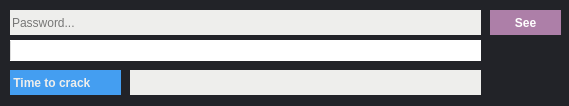
<?xml version="1.0" encoding="UTF-8"?>
<ui version="4.0">
 <class>PasswordCreator</class>
 <widget class="QWidget" name="PasswordCreator">
  <property name="geometry">
   <rect>
    <x>0</x>
    <y>0</y>
    <width>569</width>
    <height>106</height>
   </rect>
  </property>
  <property name="windowTitle">
   <string>Form</string>
  </property>
  <property name="styleSheet">
   <string notr="true">background-color: rgb(34, 35, 40);</string>
  </property>
  <widget class="QLineEdit" name="password">
   <property name="geometry">
    <rect>
     <x>10</x>
     <y>10</y>
     <width>471</width>
     <height>25</height>
    </rect>
   </property>
   <property name="styleSheet">
    <string notr="true">background-color: rgb(238, 238, 236);
color: rgb(0, 0, 0);
border-radius:0px</string>
   </property>
   <property name="text">
    <string/>
   </property>
   <property name="maxLength">
    <number>10000</number>
   </property>
   <property name="echoMode">
    <enum>QLineEdit::Password</enum>
   </property>
   <property name="placeholderText">
    <string>Password...</string>
   </property>
  </widget>
  <widget class="QPushButton" name="see">
   <property name="geometry">
    <rect>
     <x>490</x>
     <y>10</y>
     <width>71</width>
     <height>25</height>
    </rect>
   </property>
   <property name="styleSheet">
    <string notr="true">QPushButton
{
border:0px;
background-color: rgb(173, 127, 168);
color: rgb(255, 255, 255);
font-weight: bold
}

QPushButton::checked {
background-color: rgb(92, 53, 102);
}</string>
   </property>
   <property name="text">
    <string>See</string>
   </property>
   <property name="checkable">
    <bool>true</bool>
   </property>
  </widget>
  <widget class="QProgressBar" name="progressBar">
   <property name="geometry">
    <rect>
     <x>10</x>
     <y>40</y>
     <width>471</width>
     <height>21</height>
    </rect>
   </property>
   <property name="styleSheet">
    <string notr="true">background-color: rgb(255, 255, 255);
border-radius:0px</string>
   </property>
   <property name="maximum">
    <number>130</number>
   </property>
   <property name="value">
    <number>0</number>
   </property>
   <property name="alignment">
    <set>Qt::AlignCenter</set>
   </property>
   <property name="format">
    <string/>
   </property>
  </widget>
  <widget class="QLineEdit" name="crack">
   <property name="geometry">
    <rect>
     <x>130</x>
     <y>70</y>
     <width>351</width>
     <height>25</height>
    </rect>
   </property>
   <property name="styleSheet">
    <string notr="true">background-color: rgb(238, 238, 236);
color: rgb(0, 0, 0);
border-radius:0px</string>
   </property>
   <property name="text">
    <string/>
   </property>
   <property name="maxLength">
    <number>10000</number>
   </property>
   <property name="placeholderText">
    <string/>
   </property>
  </widget>
  <widget class="QLabel" name="label_2">
   <property name="geometry">
    <rect>
     <x>10</x>
     <y>70</y>
     <width>111</width>
     <height>25</height>
    </rect>
   </property>
   <property name="styleSheet">
    <string notr="true">background-color: rgb(68, 158, 241);
color: rgb(238, 238, 236);
font-weight: bold</string>
   </property>
   <property name="text">
    <string> Time to crack</string>
   </property>
  </widget>
 </widget>
 <resources/>
 <connections/>
</ui>
